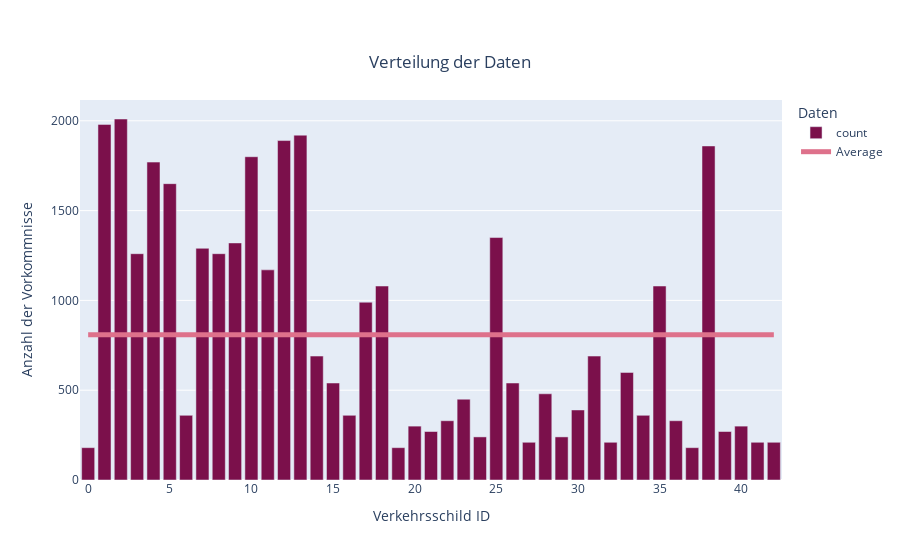

This figure's notebook cell:
### Markdown cell above
**Trainingsdaten**

### Code cell
plot_sign_distribution(train_data)

### Figure 1 — Plotly figure (JSON) as saved in the notebook; plotly's stock layout.template omitted (floating-point values rounded to 4 significant figures)
{"data": [{"alignmentgroup": "True", "hovertemplate": "Daten=count<br>Verkehrsschild ID=%{x}<br>Anzahl der Vorkommnisse=%{y}<extra></extra>", "legendgroup": "count", "marker": {"color": "#7B104B", "pattern": {"shape": ""}}, "name": "count", "offsetgroup": "count", "orientation": "v", "showlegend": true, "textposition": "auto", "type": "bar", "x": [0, 1, 2, 3, 4, 5, 6, 7, 8, 9, 10, 11, 12, 13, 14, 15, 16, 17, 18, 19, 20, 21, 22, 23, 24, 25, 26, 27, 28, 29, 30, 31, 32, 33, 34, 35, 36, 37, 38, 39, 40, 41, 42], "xaxis": "x", "y": [180, 1980, 2010, 1260, 1770, 1650, 360, 1290, 1260, 1320, 1800, 1170, 1890, 1920, 690, 540, 360, 990, 1080, 180, 300, 270, 330, 450, 240, 1350, 540, 210, 480, 240, 390, 690, 210, 599, 360, 1080, 330, 180, 1860, 270, 300, 210, 210], "yaxis": "y"}, {"line": {"color": "#DE718B", "width": 5}, "marker": {"color": "#7B104B"}, "mode": "lines", "name": "Average", "type": "scatter", "x": [0, 42], "y": [809.3, 809.3]}], "layout": {"barmode": "relative", "legend": {"title": {"text": "Daten"}, "tracegroupgap": 0}, "title": {"text": "Verteilung der Daten", "x": 0.5, "xanchor": "center", "y": 0.9, "yanchor": "top"}, "xaxis": {"anchor": "y", "domain": [0, 1], "title": {"text": "Verkehrsschild ID"}}, "yaxis": {"anchor": "x", "domain": [0, 1], "title": {"text": "Anzahl der Vorkommnisse"}}}}
